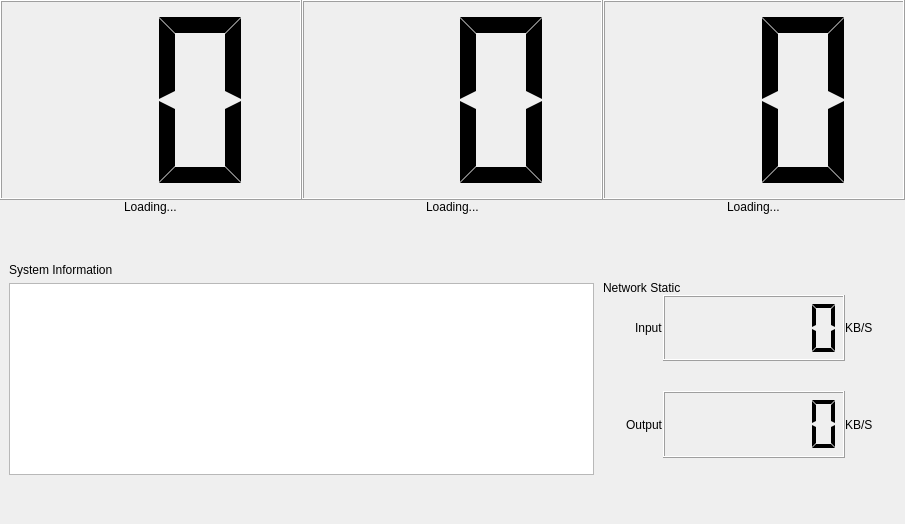
<?xml version="1.0" encoding="UTF-8"?>
<ui version="4.0">
 <class>DashForm</class>
 <widget class="QWidget" name="DashForm">
  <property name="geometry">
   <rect>
    <x>0</x>
    <y>0</y>
    <width>905</width>
    <height>524</height>
   </rect>
  </property>
  <property name="sizePolicy">
   <sizepolicy hsizetype="Expanding" vsizetype="Expanding">
    <horstretch>0</horstretch>
    <verstretch>0</verstretch>
   </sizepolicy>
  </property>
  <property name="windowTitle">
   <string>Form</string>
  </property>
  <layout class="QHBoxLayout" name="horizontalLayout">
   <property name="spacing">
    <number>0</number>
   </property>
   <property name="leftMargin">
    <number>0</number>
   </property>
   <property name="topMargin">
    <number>0</number>
   </property>
   <property name="rightMargin">
    <number>0</number>
   </property>
   <property name="bottomMargin">
    <number>0</number>
   </property>
   <item>
    <layout class="QGridLayout" name="gridLayout">
     <item row="1" column="1" alignment="Qt::AlignHCenter">
      <widget class="QLabel" name="labelMemInfo">
       <property name="text">
        <string>Loading...</string>
       </property>
      </widget>
     </item>
     <item row="0" column="0">
      <widget class="QLCDNumber" name="lcdCpu">
       <property name="sizePolicy">
        <sizepolicy hsizetype="Expanding" vsizetype="Expanding">
         <horstretch>0</horstretch>
         <verstretch>0</verstretch>
        </sizepolicy>
       </property>
       <property name="minimumSize">
        <size>
         <width>0</width>
         <height>150</height>
        </size>
       </property>
       <property name="toolTip">
        <string>CPU</string>
       </property>
       <property name="layoutDirection">
        <enum>Qt::LeftToRight</enum>
       </property>
       <property name="smallDecimalPoint">
        <bool>false</bool>
       </property>
       <property name="digitCount">
        <number>2</number>
       </property>
       <property name="segmentStyle">
        <enum>QLCDNumber::Flat</enum>
       </property>
      </widget>
     </item>
     <item row="2" column="0" colspan="2">
      <widget class="QWidget" name="widget" native="true">
       <property name="sizePolicy">
        <sizepolicy hsizetype="Preferred" vsizetype="Expanding">
         <horstretch>0</horstretch>
         <verstretch>0</verstretch>
        </sizepolicy>
       </property>
       <layout class="QHBoxLayout" name="horizontalLayout_3">
        <item>
         <layout class="QGridLayout" name="gridLayout_2">
          <item row="2" column="0">
           <widget class="QTextBrowser" name="systemInfo">
            <property name="sizePolicy">
             <sizepolicy hsizetype="Expanding" vsizetype="Expanding">
              <horstretch>0</horstretch>
              <verstretch>0</verstretch>
             </sizepolicy>
            </property>
           </widget>
          </item>
          <item row="0" column="0">
           <spacer name="verticalSpacer">
            <property name="orientation">
             <enum>Qt::Vertical</enum>
            </property>
            <property name="sizeHint" stdset="0">
             <size>
              <width>20</width>
              <height>40</height>
             </size>
            </property>
           </spacer>
          </item>
          <item row="3" column="0">
           <spacer name="verticalSpacer_2">
            <property name="orientation">
             <enum>Qt::Vertical</enum>
            </property>
            <property name="sizeHint" stdset="0">
             <size>
              <width>20</width>
              <height>40</height>
             </size>
            </property>
           </spacer>
          </item>
          <item row="1" column="0">
           <widget class="QLabel" name="label">
            <property name="text">
             <string>System Information</string>
            </property>
           </widget>
          </item>
         </layout>
        </item>
       </layout>
      </widget>
     </item>
     <item row="0" column="1">
      <widget class="QLCDNumber" name="lcdMem">
       <property name="sizePolicy">
        <sizepolicy hsizetype="Expanding" vsizetype="Expanding">
         <horstretch>0</horstretch>
         <verstretch>0</verstretch>
        </sizepolicy>
       </property>
       <property name="toolTip">
        <string>Memory</string>
       </property>
       <property name="digitCount">
        <number>2</number>
       </property>
       <property name="segmentStyle">
        <enum>QLCDNumber::Flat</enum>
       </property>
      </widget>
     </item>
     <item row="0" column="2">
      <widget class="QLCDNumber" name="lcdDisk">
       <property name="sizePolicy">
        <sizepolicy hsizetype="Expanding" vsizetype="Expanding">
         <horstretch>0</horstretch>
         <verstretch>0</verstretch>
        </sizepolicy>
       </property>
       <property name="toolTip">
        <string>Disk</string>
       </property>
       <property name="digitCount">
        <number>2</number>
       </property>
       <property name="segmentStyle">
        <enum>QLCDNumber::Flat</enum>
       </property>
      </widget>
     </item>
     <item row="1" column="0" alignment="Qt::AlignHCenter">
      <widget class="QLabel" name="labelCpuInfo">
       <property name="text">
        <string>Loading...</string>
       </property>
      </widget>
     </item>
     <item row="1" column="2" alignment="Qt::AlignHCenter">
      <widget class="QLabel" name="labelDiskInfo">
       <property name="text">
        <string>Loading...</string>
       </property>
      </widget>
     </item>
     <item row="2" column="2">
      <layout class="QVBoxLayout" name="verticalLayout">
       <item>
        <spacer name="verticalSpacer_3">
         <property name="orientation">
          <enum>Qt::Vertical</enum>
         </property>
         <property name="sizeHint" stdset="0">
          <size>
           <width>20</width>
           <height>40</height>
          </size>
         </property>
        </spacer>
       </item>
       <item>
        <widget class="QLabel" name="label_network">
         <property name="text">
          <string>Network Static</string>
         </property>
        </widget>
       </item>
       <item>
        <widget class="QWidget" name="horizontalWidget" native="true">
         <property name="sizePolicy">
          <sizepolicy hsizetype="Preferred" vsizetype="Expanding">
           <horstretch>0</horstretch>
           <verstretch>0</verstretch>
          </sizepolicy>
         </property>
         <layout class="QHBoxLayout" name="horizontalLayout_4" stretch="1,3,1">
          <property name="spacing">
           <number>0</number>
          </property>
          <property name="leftMargin">
           <number>0</number>
          </property>
          <property name="topMargin">
           <number>0</number>
          </property>
          <property name="rightMargin">
           <number>0</number>
          </property>
          <property name="bottomMargin">
           <number>0</number>
          </property>
          <item alignment="Qt::AlignRight">
           <widget class="QLabel" name="label_5">
            <property name="minimumSize">
             <size>
              <width>0</width>
              <height>0</height>
             </size>
            </property>
            <property name="text">
             <string>Input</string>
            </property>
           </widget>
          </item>
          <item>
           <widget class="QLCDNumber" name="lcdNetIn">
            <property name="smallDecimalPoint">
             <bool>false</bool>
            </property>
            <property name="digitCount">
             <number>6</number>
            </property>
            <property name="segmentStyle">
             <enum>QLCDNumber::Flat</enum>
            </property>
           </widget>
          </item>
          <item alignment="Qt::AlignLeft">
           <widget class="QLabel" name="label_2">
            <property name="text">
             <string>KB/S</string>
            </property>
           </widget>
          </item>
         </layout>
        </widget>
       </item>
       <item>
        <spacer name="verticalSpacer_5">
         <property name="orientation">
          <enum>Qt::Vertical</enum>
         </property>
         <property name="sizeType">
          <enum>QSizePolicy::Minimum</enum>
         </property>
         <property name="sizeHint" stdset="0">
          <size>
           <width>20</width>
           <height>30</height>
          </size>
         </property>
        </spacer>
       </item>
       <item>
        <widget class="QWidget" name="horizontalWidget" native="true">
         <property name="sizePolicy">
          <sizepolicy hsizetype="Preferred" vsizetype="Expanding">
           <horstretch>0</horstretch>
           <verstretch>0</verstretch>
          </sizepolicy>
         </property>
         <layout class="QHBoxLayout" name="horizontalLayout_5" stretch="1,3,1">
          <property name="spacing">
           <number>0</number>
          </property>
          <property name="leftMargin">
           <number>0</number>
          </property>
          <property name="topMargin">
           <number>0</number>
          </property>
          <property name="rightMargin">
           <number>0</number>
          </property>
          <property name="bottomMargin">
           <number>0</number>
          </property>
          <item alignment="Qt::AlignRight">
           <widget class="QLabel" name="label_4">
            <property name="minimumSize">
             <size>
              <width>0</width>
              <height>0</height>
             </size>
            </property>
            <property name="text">
             <string>Output</string>
            </property>
           </widget>
          </item>
          <item>
           <widget class="QLCDNumber" name="lcdNetOut">
            <property name="digitCount">
             <number>6</number>
            </property>
            <property name="segmentStyle">
             <enum>QLCDNumber::Flat</enum>
            </property>
           </widget>
          </item>
          <item alignment="Qt::AlignLeft">
           <widget class="QLabel" name="label_3">
            <property name="text">
             <string>KB/S</string>
            </property>
           </widget>
          </item>
         </layout>
        </widget>
       </item>
       <item>
        <spacer name="verticalSpacer_4">
         <property name="orientation">
          <enum>Qt::Vertical</enum>
         </property>
         <property name="sizeHint" stdset="0">
          <size>
           <width>20</width>
           <height>40</height>
          </size>
         </property>
        </spacer>
       </item>
      </layout>
     </item>
    </layout>
   </item>
  </layout>
 </widget>
 <resources/>
 <connections/>
</ui>
